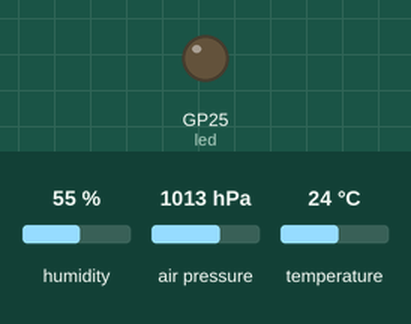
Recording of a program running on a simulated Raspberry Pi Pico running MicroPython. Parts: output pins drawn as LEDs (lit = HIGH). Inputs (shaded band) come from the test bench; at power-on: humidity 55 %, air pressure 1013 hPa, temperature 24 °C. WiFi joins after 1.5 s; no MQTT or app messages arrive unless stated; what the program prints to the serial console is not drawn.

Above: at 8.1 s.
Timing chart, 0 to 21.0 s (numbered marks = the images above):
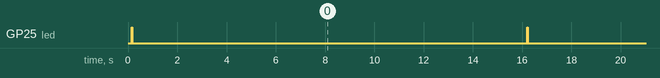

The program:

main.py
```python
# System Imports
import network
import utime
import json
from time import sleep
from umqtt.simple import MQTTClient

# I/O Imports + BME280
import bme280
from machine import Pin,I2C

DEBUG = True

# Topics to publish
topic_inside_temp_living_room = "/home/inside/temperature_living_room"
topic_inside_humidity_living_room = "/home/inside/humidity_living_room"

# Freq to publish the topics
PUBLISH_FREQ = 15

# Wifi settings
ssid = 'FRITZ!Box 6660 Cable LQ'
password = '59231105902184626702'

# RPI Pico network settings
HOSTNAME = 'ashinkl-rpipw-3'  # Change for each new sensor
PORT = 12345

# Configure LED on the board as an output
led = Pin('LED', Pin.OUT)
led.value(False)

# Connect to WLAN
wlan = network.WLAN(network.STA_IF)
network.hostname(HOSTNAME)
wlan.active(True)
led.value(True)
wlan.connect(ssid, password)
led.value(False)

# Initialize I2C to be able to read the BME280
i2c = I2C(0,sda=Pin(0), scl=Pin(1), freq=400000)

# Connects to the Home Assistant MQTT Broker
def mqtt_connect():
    client = MQTTClient(client_id=b"python-mqtt-569",  # Change for each new sensor
                        server=b"homeassistant.local",
                        port=1883,
                        keepalive=3600,
                        user=b"mqtt-user",
                        password=b"mqtt-user"
                        )
    client.connect()
    return client

# Function to reboot the machine if the connection
# cannot be established
def reconnect():
    sleep(5)
    machine.reset()

# Function to get the sensor data and publish it to topics
def publish_topics():

        # Turn on the LED to show the program is running
        led.value(True)

        sensor_dictionary = {
            "Temperature_C":"NoData",
            "RelativePressure_hPa":"NoData",
            "Humidity_%":"NoData"
        }

        # Create opbject to get sensor data
        bme = bme280.BME280(i2c=i2c)
        if DEBUG:
            print(bme.values)


        # Toggle the LED to show a connection was accepted
        led.value(False)
        sleep(1)

        # Generate the data dictionary from the BME data
        sensor_dictionary["Temperature_C"] = round((9 * float(bme.values[0].split("C")[0].strip()))/5+32,1)
        sensor_dictionary["RelativePressure_hPa"] = float(bme.values[1].split("hPa")[0].strip())
        sensor_dictionary["Humidity_%"] = float(bme.values[2].split("%")[0].strip())

        # Send the string to the socket and close it
        client.publish(topic_inside_temp_living_room,str(sensor_dictionary["Temperature_C"]))
        client.publish(topic_inside_humidity_living_room,str(sensor_dictionary["Humidity_%"]))

# Try to connect to the MQTT broker
try:

    if DEBUG:
        print("try to connect to mqtt client")
    client = mqtt_connect()

# If not possible to connect, reboot
except OSError as e:
    reconnect()

# Try to publish data
try:

    # Publish topics
    while True:
       publish_topics()
       sleep(PUBLISH_FREQ)

# If Publish fails, reboot
except OSError as e:
    reconnect()
```

Measured:
- by itself, GP25 (led): alternates HIGH for 0.02 s and LOW for 16.0 s
